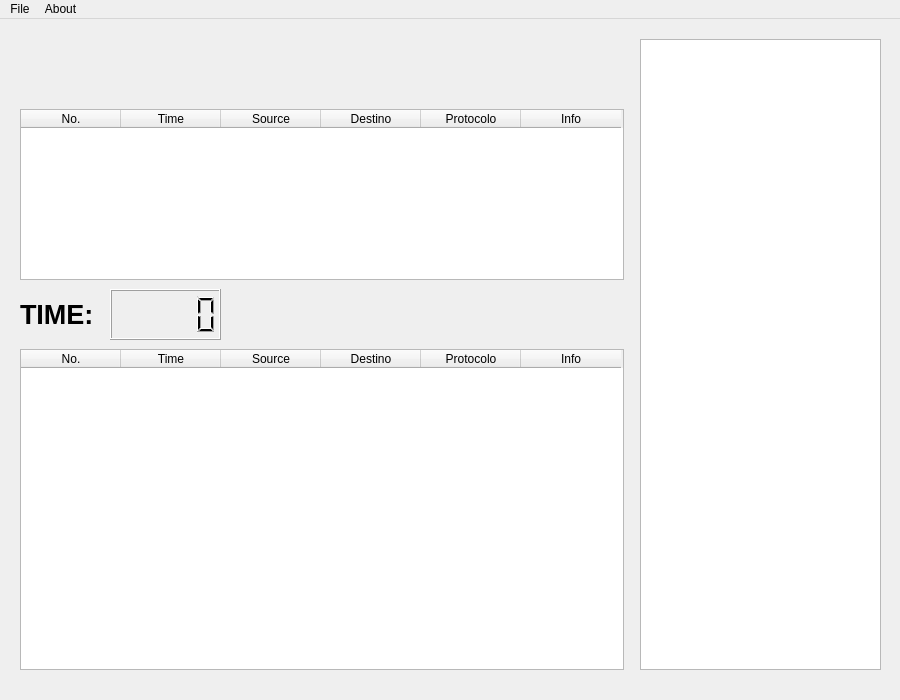
<?xml version="1.0" encoding="UTF-8"?>
<ui version="4.0">
 <class>MainWindow</class>
 <widget class="QMainWindow" name="MainWindow">
  <property name="geometry">
   <rect>
    <x>0</x>
    <y>0</y>
    <width>900</width>
    <height>700</height>
   </rect>
  </property>
  <property name="windowTitle">
   <string>MainWindow</string>
  </property>
  <property name="styleSheet">
   <string notr="true">QMainWindow
{
	background-image: url(:/images/background.jpg);
}</string>
  </property>
  <widget class="QWidget" name="centralWidget">
   <widget class="QLCDNumber" name="lcdNumber">
    <property name="geometry">
     <rect>
      <x>110</x>
      <y>270</y>
      <width>111</width>
      <height>51</height>
     </rect>
    </property>
   </widget>
   <widget class="QLabel" name="label">
    <property name="geometry">
     <rect>
      <x>20</x>
      <y>270</y>
      <width>91</width>
      <height>51</height>
     </rect>
    </property>
    <property name="text">
     <string>&lt;!DOCTYPE HTML PUBLIC &quot;-//W3C//DTD HTML 4.0//EN&quot; &quot;http://www.w3.org/TR/REC-html40/strict.dtd&quot;&gt;
&lt;html&gt;&lt;head&gt;&lt;meta name=&quot;qrichtext&quot; content=&quot;1&quot; /&gt;&lt;style type=&quot;text/css&quot;&gt;
p, li { white-space: pre-wrap; }
&lt;/style&gt;&lt;/head&gt;&lt;body style=&quot; font-family:'Sans Serif'; font-size:9pt; font-weight:400; font-style:normal;&quot;&gt;
&lt;table style=&quot;-qt-table-type: root; margin-top:4px; margin-bottom:4px; margin-left:4px; margin-right:4px;&quot;&gt;
&lt;tr&gt;
&lt;td style=&quot;border: none;&quot;&gt;
&lt;p style=&quot; margin-top:0px; margin-bottom:0px; margin-left:0px; margin-right:0px; -qt-block-indent:0; text-indent:0px;&quot;&gt;&lt;span style=&quot; font-size:20pt; font-weight:600;&quot;&gt;TIME:&lt;/span&gt;&lt;/p&gt;&lt;/td&gt;&lt;/tr&gt;&lt;/table&gt;&lt;/body&gt;&lt;/html&gt;</string>
    </property>
   </widget>
   <widget class="QTextEdit" name="txtLog">
    <property name="enabled">
     <bool>true</bool>
    </property>
    <property name="geometry">
     <rect>
      <x>640</x>
      <y>20</y>
      <width>241</width>
      <height>631</height>
     </rect>
    </property>
    <property name="styleSheet">
     <string notr="true"/>
    </property>
    <property name="readOnly">
     <bool>true</bool>
    </property>
    <property name="acceptRichText">
     <bool>true</bool>
    </property>
   </widget>
   <widget class="QPushButton" name="btnAdd">
    <property name="geometry">
     <rect>
      <x>380</x>
      <y>10</y>
      <width>121</width>
      <height>71</height>
     </rect>
    </property>
    <property name="styleSheet">
     <string notr="true">QPushButton
{
image: url(:/images/add.png); 
background-color: transparent;
border-style: outset;
border-width: 2px;
border-radius: 10px;
border-color: transparent;
font: bold 22px;
min-width:4m;
padding: 6px;
}</string>
    </property>
    <property name="text">
     <string/>
    </property>
   </widget>
   <widget class="QPushButton" name="btnFind">
    <property name="geometry">
     <rect>
      <x>500</x>
      <y>10</y>
      <width>121</width>
      <height>71</height>
     </rect>
    </property>
    <property name="styleSheet">
     <string notr="true">QPushButton
{
image: url(:/images/find.png); 
background-color: transparent;
border-style: outset;
border-width: 2px;
border-radius: 10px;
border-color: transparent;
font: bold 22px;
min-width:4m;
padding: 6px;
}</string>
    </property>
    <property name="text">
     <string/>
    </property>
   </widget>
   <widget class="QTableWidget" name="tbFind">
    <property name="geometry">
     <rect>
      <x>20</x>
      <y>90</y>
      <width>604</width>
      <height>171</height>
     </rect>
    </property>
    <attribute name="verticalHeaderVisible">
     <bool>false</bool>
    </attribute>
    <attribute name="verticalHeaderHighlightSections">
     <bool>false</bool>
    </attribute>
    <column>
     <property name="text">
      <string>No.</string>
     </property>
    </column>
    <column>
     <property name="text">
      <string>Time</string>
     </property>
    </column>
    <column>
     <property name="text">
      <string>Source</string>
     </property>
    </column>
    <column>
     <property name="text">
      <string>Destino</string>
     </property>
    </column>
    <column>
     <property name="text">
      <string>Protocolo</string>
     </property>
    </column>
    <column>
     <property name="text">
      <string>Info</string>
     </property>
    </column>
   </widget>
   <widget class="QTableWidget" name="tbLog">
    <property name="geometry">
     <rect>
      <x>20</x>
      <y>330</y>
      <width>604</width>
      <height>321</height>
     </rect>
    </property>
    <attribute name="verticalHeaderVisible">
     <bool>false</bool>
    </attribute>
    <attribute name="verticalHeaderHighlightSections">
     <bool>false</bool>
    </attribute>
    <column>
     <property name="text">
      <string>No.</string>
     </property>
    </column>
    <column>
     <property name="text">
      <string>Time</string>
     </property>
    </column>
    <column>
     <property name="text">
      <string>Source</string>
     </property>
    </column>
    <column>
     <property name="text">
      <string>Destino</string>
     </property>
    </column>
    <column>
     <property name="text">
      <string>Protocolo</string>
     </property>
    </column>
    <column>
     <property name="text">
      <string>Info</string>
     </property>
    </column>
   </widget>
  </widget>
  <widget class="QMenuBar" name="menuBar">
   <property name="geometry">
    <rect>
     <x>0</x>
     <y>0</y>
     <width>900</width>
     <height>21</height>
    </rect>
   </property>
   <widget class="QMenu" name="menuFile">
    <property name="title">
     <string>File</string>
    </property>
    <addaction name="actionOpen_Disk"/>
    <addaction name="actionCreate_Disk"/>
   </widget>
   <widget class="QMenu" name="menuAbout">
    <property name="title">
     <string>About</string>
    </property>
    <addaction name="actionAbout_II_Proyecto"/>
   </widget>
   <addaction name="menuFile"/>
   <addaction name="menuAbout"/>
  </widget>
  <action name="actionOpen_Disk">
   <property name="text">
    <string>Open Disk</string>
   </property>
  </action>
  <action name="actionCreate_Disk">
   <property name="text">
    <string>Create Disk</string>
   </property>
  </action>
  <action name="actionAbout_II_Proyecto">
   <property name="text">
    <string>About II Proyecto</string>
   </property>
  </action>
 </widget>
 <layoutdefault spacing="6" margin="11"/>
 <resources/>
 <connections/>
</ui>
